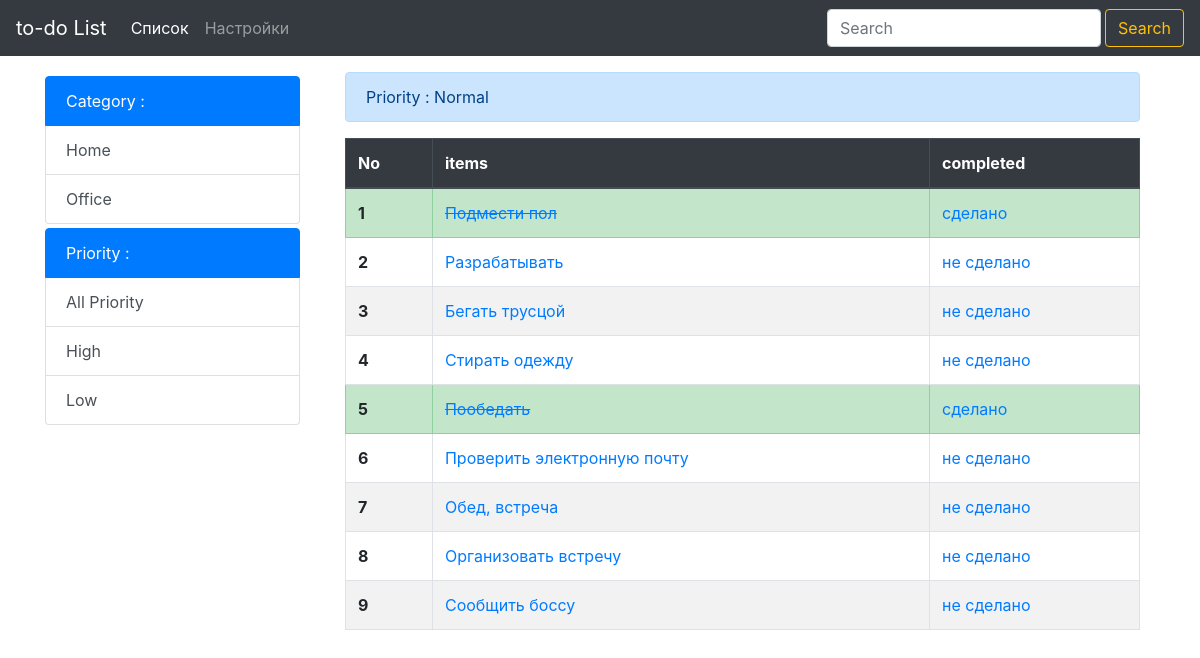
The app's page /list/priority/Normal with its own data.
### list/models.py (models this page shows, shortened)
class List(models.Model):
    item = models.CharField(max_length=200)
    completed = models.BooleanField(default=False)
    category = models.CharField(max_length=50, default='')
    priority = models.CharField(max_length=50, default='')
    subitem = models.TextField(max_length=300, default='', blank=True)

### list/views.py (the view)
# urls.py: url('priority/(?P<priorityInput>[^/]+)', views.priority, name='priority'),
def priority(request, priorityInput):
    all_items = List.objects.filter(priority=priorityInput)
    priority_menu = List.objects.values('priority').distinct().exclude(priority=priorityInput)
    priority_judul=priorityInput
    category_menu = List.objects.values('category').distinct()
    context = {
        'Title' : 'Priority',
        'all_items' : all_items,
        'priority_menu' : priority_menu,
        'priority_judul' :priority_judul,
        'category_menu' : category_menu,
    }
    return render (request, 'list/priority.html',context)

### list/templates/list/priority.html (shortened to what this page needs)
{% extends 'base.html' %}
{% block content %}
 <div class="col-sm-3 mb-5 pt-4">
  <div class="list-group mt-1">
    <span class="list-group-item active">
        Category :
    </span>
    {% for category_list_menu in category_menu %}
   <a href="{% url 'list:category' categoryInput=category_list_menu.category %}" class="list-group-item list-group-item-action d-flex justify-content-between align-items-center"> {{category_list_menu.category}} </a>
   {% endfor %}
  </div>
  <div class="list-group mt-1">
    <span class="list-group-item active">
        Priority :
    </span>
    <a href="{% url 'list:index' %}" class="list-group-item list-group-item-action d-flex justify-content-between align-items-center"> All Priority </a>
    {% for priority_list_menu in priority_menu %}
    <a href="{% url 'list:priority' priorityInput=priority_list_menu.priority %}" class="list-group-item list-group-item-action d-flex justify-content-between align-items-center"> {{priority_list_menu.priority}} </a>
   {% endfor %}
  </div>
 </div>
   <div class="col-sm-9">
<div class="container pt-4">
        <table class="table table-striped table-hover table-bordered">
        <thead class="thead-dark">
          <tr>
            <th scope="col">No</th>
            <th scope="col">items</th>
            <th scope="col">completed</th>
          </tr>
        </thead>
        <tbody>
            <div class="alert alert-primary" role="alert">
                Priority : {{priority_judul}}
              </div>
          {% for things in all_items %}
            {% if things.completed %}
                <tr class="table-success">
                  <th scope="row">{{forloop.counter}}</th>
                  <td><a href="{% url 'list:detail' things.id  %}"><s>{{things.item}}</s></a></td>
                  <td><a href="{% url 'list:uncross' things.id  %}">сделано</a></td>
                </tr>
              {% else %}
                <tr>
                  <th scope="row">{{forloop.counter}}</th>
                  <td> <a href="{% url 'list:detail' things.id  %}">{{things.item}}</a> </td>
                  <td><a href="{% url 'list:cross_off' things.id  %}">не сделано</a></td>
                </tr>
              {% endif %}
          {% endfor %}
        </tbody>
      </table>
    </div>
</div>
{% endblock content %}

### records on screen
List: item "Подмести пол"
List: item "Разрабатывать"
List: item "Бегать трусцой"
List: item "Стирать одежду"
List: item "Пообедать"
List: item "Проверить электронную почту"
List: item "Обед, встреча"
List: item "Организовать встречу"
List: item "Сообщить боссу"

### other values on screen
{{ category_list_menu.category }} "Home" "Office"
{{ priority_list_menu.priority }} "High" "Low"
{{ priority_judul }} "Normal"
